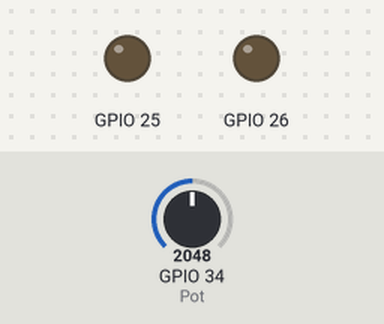
This sketch was run on a simulated ESP32. Shown: output pins drawn as LEDs (lit = HIGH). Inputs (shaded band) come from the test bench; at power-on: GPIO 34 (Pot) = 2048. What the sketch prints to the serial monitor is not drawn.

Above: at 0.0 s.
At 1.3 s:
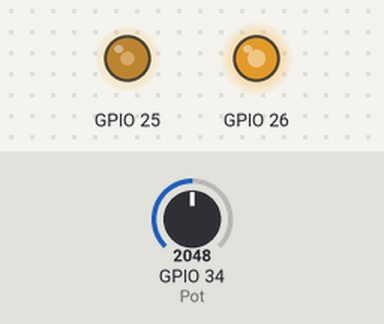
Timing chart, 0 to 0.6 s (numbered marks = the images above; inputs shaded):
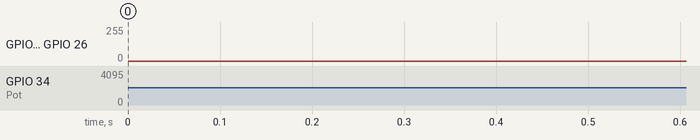

The sketch:

oscilloscope.ino
```cpp
#include <driver/dac.h>

int Pot = 34;

const int NUM_POINTS = 603;
const unsigned long x_points[NUM_POINTS] = {32,31,31,31,30,30,30,30,30,30,30,30,29,29,29,29,29,29,29,29,29,30,54,54,54,54,54,54,54,54,53,53,53,53,53,52,52,52,52,51,51,51,31,33,35,36,38,40,42,43,45,47,49,51,53,72,72,72,72,72,72,72,72,72,71,71,71,71,70,70,70,72,73,75,77,79,81,74,76,78,80,82,84,86,74,76,78,80,82,84,85,87,89,91,93,95,110,110,110,110,110,110,110,109,109,109,108,107,107,106,106,105,105,104,104,104,104,103,103,104,106,108,109,111,113,115,117,118,120,122,124,147,147,146,146,146,145,145,145,144,144,144,143,143,143,142,142,142,142,142,141,141,140,140,142,143,145,147,148,150,151,153,154,156,158,212,211,209,208,207,205,204,202,200,198,196,194,192,190,189,188,186,185,184,184,183,182,182,181,181,181,181,181,181,181,181,182,183,183,184,185,186,187,189,191,192,194,196,198,200,202,204,205,206,208,209,210,210,211,212,213,213,214,214,215,215,215,215,215,214,214,213,213,212,8,9,10,10,11,12,13,13,14,15,15,16,17,18,18,19,20,21,21,22,23,23,25,26,27,28,29,30,31,32,33,34,35,36,36,38,39,40,41,42,43,44,45,46,47,48,48,48,31,31,31,32,33,33,34,35,36,37,38,39,39,40,41,42,43,43,44,45,46,46,48,48,50,52,53,54,55,56,58,59,60,61,62,63,64,66,66,67,68,69,69,70,71,71,85,84,82,81,80,79,78,76,75,74,73,72,71,70,69,69,68,68,68,67,67,67,68,69,71,73,74,76,78,80,81,83,84,85,87,88,89,90,91,92,93,93,94,95,95,95,95,95,94,93,93,92,91,106,106,106,106,106,105,105,105,105,105,105,105,104,104,104,104,104,106,108,109,110,112,114,115,117,119,121,122,123,124,124,124,124,123,122,121,119,117,116,114,112,110,110,110,111,112,113,114,116,116,117,118,119,120,141,141,141,141,141,141,141,141,141,141,141,141,141,141,141,141,141,142,144,146,148,150,152,154,156,158,160,161,163,165,187,187,187,187,186,186,186,186,186,186,186,186,186,186,186,186,186,187,189,190,192,194,195,197,199,201,203,204,205,207,208,209,209,210,211,212,212,212,213,213,213,213,213,212,211,210,209,207,206,204,203,201,200,198,197,195,193,192,190,188,186,94,96,97,99,101,101,101,100,98,97,96,96,124,122,122,123,124,126,126,77,77,77,78,79,79,80,81,82,83,84,85,86,88,89,91,92,94,95,97,99,101,103,105,107,109,110,112,114,116,118,120,122,124,126,128,130,132,134,136,138,139,141,142,144,146,147,149,150,151,152,153,154,155,155,156,157,157};
const unsigned long y_points[NUM_POINTS] = {233,232,230,228,227,225,223,221,219,217,215,213,212,210,208,206,204,202,200,198,196,195,232,230,228,226,224,222,220,218,217,215,213,211,209,208,206,204,202,201,199,197,213,213,213,214,214,214,214,215,215,215,215,215,215,229,227,225,223,221,219,217,215,213,212,210,208,206,205,203,201,201,200,200,200,200,200,215,215,215,215,215,215,215,230,230,230,230,230,230,231,231,231,231,231,231,229,227,225,223,221,219,217,215,213,211,210,209,207,206,204,203,201,200,198,196,194,193,191,190,190,190,189,189,189,189,189,188,188,188,188,229,227,226,224,222,221,219,217,216,214,212,210,208,206,204,202,200,198,196,195,193,192,190,190,189,189,189,188,188,187,187,186,186,186,215,216,216,217,218,218,219,220,220,220,220,220,220,220,219,218,218,217,216,214,213,211,209,208,206,204,202,200,198,196,194,193,192,190,188,187,186,185,185,185,184,184,184,184,184,184,184,185,186,187,188,189,191,192,193,194,196,197,199,200,202,204,206,208,209,211,212,214,215,149,148,147,145,144,143,142,140,139,137,135,134,133,131,129,128,127,126,124,123,122,120,120,119,121,122,123,124,125,127,128,129,130,131,133,134,135,136,138,139,140,142,143,144,146,147,149,151,150,148,146,144,143,141,140,138,136,135,133,132,130,129,128,127,126,124,123,122,121,119,119,121,122,124,125,126,127,128,129,130,131,132,134,135,136,137,139,140,141,142,144,145,146,148,148,147,147,146,145,144,143,142,141,140,138,137,136,135,134,132,131,129,127,126,124,122,121,120,119,119,118,118,118,118,119,119,120,121,121,122,123,124,126,127,128,130,131,132,134,136,138,140,141,142,144,145,146,149,147,145,143,141,140,138,136,134,132,130,128,127,125,123,121,119,146,146,147,148,148,148,149,149,149,149,148,147,146,144,142,140,139,138,137,136,136,135,135,135,135,133,131,130,129,128,126,126,124,123,122,120,119,146,144,142,140,138,136,134,132,130,128,126,124,122,120,118,116,114,113,113,113,113,113,113,113,112,112,112,111,111,111,147,145,143,141,139,137,135,133,131,129,127,125,123,121,119,117,115,146,146,147,147,147,148,148,148,148,148,147,146,145,144,143,141,140,139,138,136,134,133,131,129,127,125,124,123,122,121,120,119,119,118,118,117,116,115,115,115,114,114,114,114,80,80,79,79,79,81,83,84,84,85,84,82,84,84,82,81,80,80,82,73,71,69,67,66,64,63,62,61,60,59,57,56,56,55,54,53,53,52,52,51,51,51,51,51,51,50,50,50,50,50,50,50,50,50,50,50,50,50,50,50,51,51,52,52,53,54,54,55,56,57,58,59,60,62,63,63,64};

void setup()
{
  Serial.begin(115200);
  delay(100);

  dac_output_enable(DAC_CHANNEL_1);
  dac_output_enable(DAC_CHANNEL_2);
}

void loop()
{
  int point_delay = map(analogRead(Pot),0,4095,1,200);

  for(int loop_counter = 0; loop_counter < NUM_POINTS; loop_counter++)
  {
    dac_output_voltage(DAC_CHANNEL_1, x_points[loop_counter]);
    dac_output_voltage(DAC_CHANNEL_2, y_points[loop_counter]);
    delayMicroseconds(point_delay);
  }
  Serial.println(point_delay);
}
```
